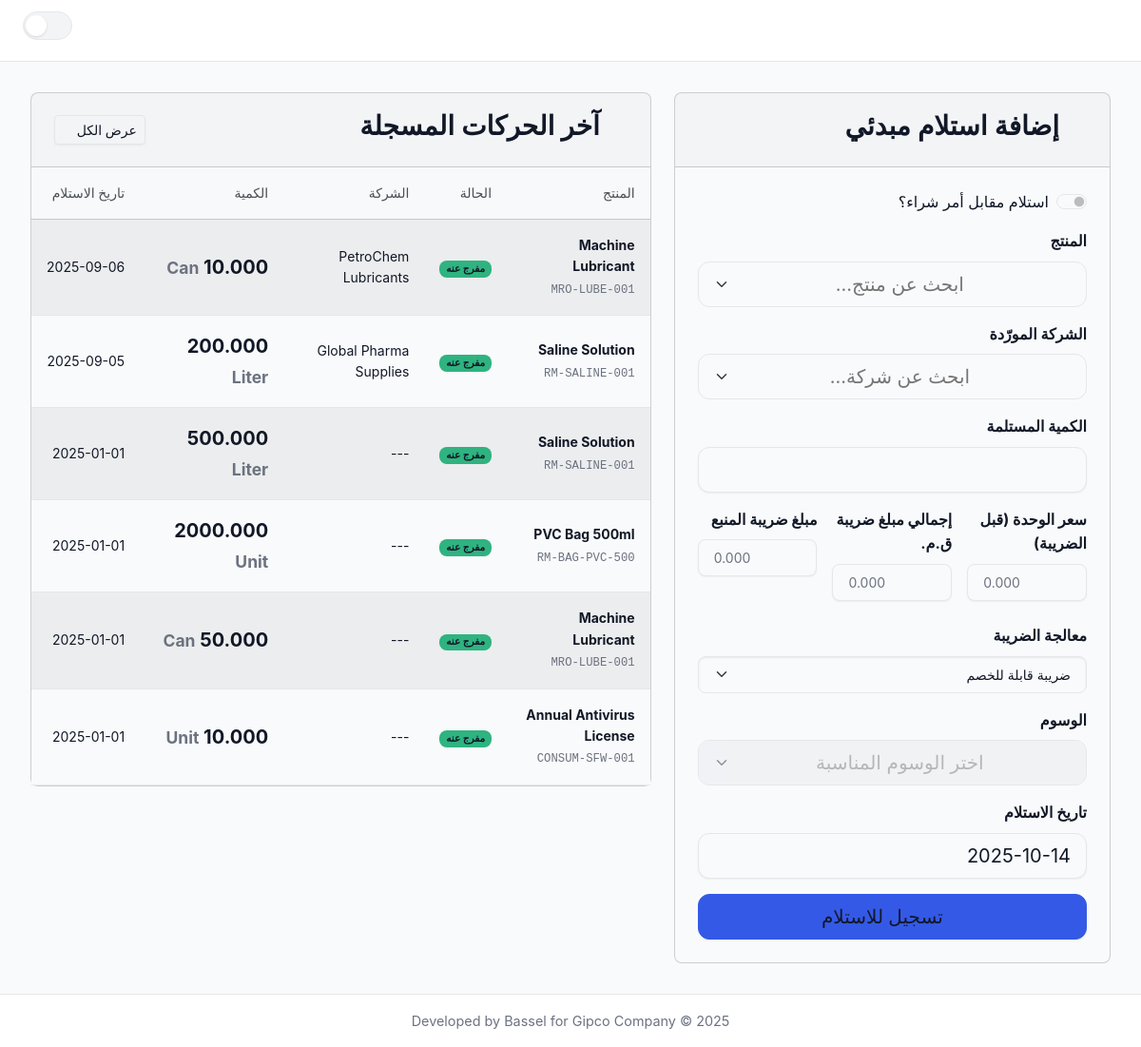
The page / on the database its author committed.
### inventory/models/operational.py (models this page shows, shortened)
class InventoryLog(models.Model):
    class Status(models.TextChoices):
        QUARANTINED = 'quarantined', _('تحت الفحص')
        RELEASED = 'released', _('مفرج عنه')
        REJECTED = 'rejected', _('مرفوض')
        SCRAPPED = 'scrapped', _('خردة') # --- NEW STATUS ---
    class VatTreatment(models.TextChoices):
        RECOVERABLE = 'recoverable', _('ضريبة قابلة للخصم')
        CAPITALIZED = 'capitalized', _('تضاف للتكلفة')
    product = models.ForeignKey(
        Product,
        on_delete=models.CASCADE,
        related_name='inventory_logs',
        verbose_name=_("Product")
    )
    company = models.ForeignKey(
        Company,
        on_delete=models.SET_NULL,
        null=True,
        blank=True,
        related_name='inventory_logs',
        verbose_name=_("Company")
    )
    quantity = models.FloatField(verbose_name=_("Quantity"))
    timestamp = models.DateTimeField(verbose_name=_("Timestamp"))
    qc_no = models.CharField(
        max_length=100,
        null=True,
        blank=True,
        verbose_name=_("QC Number")
    )
    status = models.CharField(
        max_length=20,
        choices=Status.choices,
        default=Status.QUARANTINED,
        verbose_name=_("Status")
    )
    release_timestamp = models.DateTimeField(
        null=True,
        blank=True,
        verbose_name=_("Release Timestamp")
    )
    po_item = models.ForeignKey(
        'PurchaseOrderItem',
        on_delete=models.SET_NULL,
        null=True,
        blank=True,
        related_name='receipts',
        verbose_name=_("Purchase Order Item")
    )
    tags = models.ManyToManyField(
        'ProductTag',
        blank=True,
        verbose_name=_("Tags"),
        related_name='inventory_logs'
    )
    base_unit_price = models.DecimalField(
        max_digits=12, decimal_places=3, default=Decimal('0.000'), verbose_name=_("Base Unit Price (before VAT)")
    )
    vat_amount = models.DecimalField(
        max_digits=12, decimal_places=3, default=Decimal('0.000'), verbose_name=_("VAT Amount")
    )
    vat_treatment = models.CharField(
        max_length=20,
        choices=VatTreatment.choices,
        default=VatTreatment.RECOVERABLE,
        verbose_name=_("VAT Treatment")
    )
    withholding_tax_amount = models.DecimalField(
        max_digits=12, decimal_places=3, default=Decimal('0.000'), verbose_name=_("Withholding Tax Amount")
    )
    class Meta:
        db_table = 'inventory_log'
        verbose_name = _("Inventory Log")
        verbose_name_plural = _("Inventory Logs")
        ordering = ['-timestamp']
    employee = models.ForeignKey(
        'Employee',
        on_delete=models.PROTECT,
        null=True,
        blank=True,
        related_name='inventory_receipts',
        verbose_name=_("Responsible Employee")
    )

class Product(models.Model):
    class ProductType(models.TextChoices):
        RAW_MATERIAL = 'RAW_MATERIAL', _('Raw Material')
        PACKAGING = 'PACKAGING', _('Packaging')
        FINAL_PRODUCT = 'FINAL_PRODUCT', _('Final Product')
        MRO = 'MRO', _('MRO (Maintenance, Repair, Operations)')
        CONSUMABLE = 'CONSUMABLE', _('Consumable')
    name = models.CharField(max_length=255, verbose_name=_("Product Name"))
    code = models.CharField(max_length=100, unique=True, verbose_name=_("Product Code"))
    product_type = models.CharField(
        max_length=50,
        choices=ProductType.choices,
        verbose_name=_("Product Type")
    )
    unit = models.CharField(max_length=50, verbose_name=_("Unit of Measurement"))
    tags = models.ManyToManyField('ProductTag', blank=True, verbose_name=_("Tags"))
    moving_average_cost = models.DecimalField(
        max_digits=12, decimal_places=3, default=Decimal('0.000'), verbose_name=_("Moving Average Cost")
    )
    override_inventory_account = models.ForeignKey(
        'Account', on_delete=models.SET_NULL, null=True, blank=True,
        related_name='+', verbose_name=_("Override Inventory Account")
    )
    override_cogs_expense_account = models.ForeignKey(
        'Account', on_delete=models.SET_NULL, null=True, blank=True,
        related_name='+', verbose_name=_("Override COGS/Expense Account")
    )
    override_sales_revenue_account = models.ForeignKey(
        'Account', on_delete=models.SET_NULL, null=True, blank=True,
        related_name='+', verbose_name=_("Override Sales Revenue Account")
    )
    is_amortizable = models.BooleanField(
        default=False,
        verbose_name=_("Is Amortizable"),
        help_text=_("If checked, consuming this item will create a prepaid asset to be amortized over time.")
    )
    class Meta:
        db_table = 'products'
        verbose_name = _("Product")
        verbose_name_plural = _("Products")
        ordering = ['name']

class Company(models.Model):
    name = models.CharField(max_length=255, unique=True, verbose_name=_("Company Name"))
    class Meta:
        db_table = 'companies'
        verbose_name = _("Company")
        verbose_name_plural = _("Companies")
        ordering = ['name']

### inventory/views/dashboard.py (the view, shortened to what this page needs)
# urls.py: path('', index, name='index'),
def index(request: HttpRequest) -> HttpResponse:
    prefill_data_json = None
    po_item_id_to_prefill = request.GET.get('po_item_id')
    context = {
        'active_page': 'index',
        'logs': InventoryLog.objects.select_related('product', 'company').all()[:15],
        'all_products': Product.objects.filter(~Q(product_type=Product.ProductType.FINAL_PRODUCT)),
        'all_companies': Company.objects.all(),
        'today_date': timezone.now().strftime('%Y-%m-%d'),
        'all_tags': ProductTag.objects.all(),
        'prefill_data_json': prefill_data_json,
        'vat_treatment_choices': InventoryLog.VatTreatment.choices,
        'employees': Employee.objects.filter(is_active=True), # NEW
    }
    if 'X-Partial-Request' in request.headers:
        return render(request, 'inventory/partials/dashboard_content.html', context)
    return render(request, 'inventory/dashboard.html', context)

### inventory/templates/inventory/dashboard.html
{% extends "inventory/layout.html" %}
{% load static %}
{% block content %}
  {% include "inventory/partials/dashboard_content.html" %}
{% endblock content %}

### inventory/templates/inventory/partials/dashboard_content.html (shortened to what this page needs)
{% load static %}
<div class="row g-4">
  <div class="col-lg-5">
    <div class="card">
      <div class="card-header">
        <h3><i class="bi bi-plus-circle-fill"></i> إضافة استلام مبدئي</h3>
      </div>
      <div class="card-body p-4">
        <form method="post" action="{% url 'inventory:index' %}" id="add-log-form">
          <div class="form-check form-switch mb-3">
              <input class="form-check-input" type="checkbox" role="switch" id="receiveAgainstPoCheck">
              <label class="form-check-label" for="receiveAgainstPoCheck">
                استلام مقابل أمر شراء؟
              </label>
          </div>
          <div class="mb-3">
            <label for="product_id" class="form-label fw-bold">المنتج</label>
          </div>
          <div class="mb-3">
            <label for="company_id" class="form-label fw-bold"
              >الشركة المورّدة</label
            >
          </div>
          <div class="row g-3">
            <div class="col-12 mb-3">
              <label for="quantity" class="form-label fw-bold">الكمية المستلمة</label>
              <input
                type="number" step="any" class="form-control form-control-lg"
                id="quantity" name="quantity" required />
            </div>
          </div>
          <div id="manual-price-container" class="mb-3">
              <div class="row g-3">
                  <div class="col-md-4">
                      <label for="base_unit_price" class="form-label fw-bold">سعر الوحدة (قبل الضريبة)</label>
                      <input type="number" step="0.001" class="form-control" id="base_unit_price" name="base_unit_price" placeholder="0.000" required/>
                  </div>
                  <div class="col-md-4">
                      <label for="vat_amount" class="form-label fw-bold">إجمالي مبلغ ضريبة ق.م.</label>
                      <input type="number" step="0.001" class="form-control" id="vat_amount" name="vat_amount" placeholder="0.000" required/>
                  </div>
                  <div class="col-md-4">
                      <label for="withholding_tax_amount" class="form-label fw-bold">مبلغ ضريبة المنبع</label>
                      <input type="number" step="0.001" class="form-control" id="withholding_tax_amount" name="withholding_tax_amount" placeholder="0.000"/>
                  </div>
              </div>
              <div class="row g-3 mt-2">
                  <div class="col-md-12">
                      <label for="vat_treatment" class="form-label fw-bold">معالجة الضريبة</label>
                      <select class="form-select" id="vat_treatment" name="vat_treatment">
                          {% for value, display in vat_treatment_choices %}
                          <option value="{{ value }}">{{ display }}</option>
                          {% endfor %}
                      </select>
                  </div>
              </div>
          </div>
          <div class="mb-3">
            <label for="tags" class="form-label fw-bold">الوسوم</label>
          </div>
          <div class="mb-3">
            <label for="entry_date" class="form-label fw-bold">تاريخ الاستلام</label>
            <input
              type="text"
              class="form-control form-control-lg datepicker"
              id="entry_date"
              name="entry_date"
              value="{{ today_date }}"
              required
            />
          </div>
          <div class="d-grid mt-2">
            <button type="submit" class="btn btn-primary btn-lg">
              <i class="bi bi-check2-circle"></i> تسجيل للاستلام
            </button>
          </div>
        </form>
      </div>
    </div>
  </div>
  <div class="col-lg-7">
    <div class="card">
      <div
        class="card-header d-flex justify-content-between align-items-center"
      >
        <h3><i class="bi bi-clock-history"></i> آخر الحركات المسجلة</h3>
        <a
          href="{% url 'inventory:records' %}"
          class="btn btn-sm btn-outline-secondary"
          >عرض الكل <i class="bi bi-arrow-left-circle"></i
        ></a>
      </div>
      <div class="card-body p-0">
        {% if not logs %}
        <div class="p-4 text-center text-muted">
          <i class="bi bi-info-circle fs-3"></i>
          <p class="mt-2 mb-0">لا توجد حركات مسجلة بعد.</p>
        </div>
        {% else %}
        <div class="table-responsive">
          <table class="table table-striped table-hover mb-0 align-middle">
            <thead class="table-light">
              <tr>
                <th class="ps-3">المنتج</th>
                <th>الحالة</th>
                <th>الشركة</th>
                <th>الكمية</th>
                <th>تاريخ الاستلام</th>
              </tr>
            </thead>
            <tbody>
              {% for log in logs %}
              <tr>
                <td class="ps-3">
                  <strong>{{ log.product.name }}</strong><br /><small
                    class="text-muted font-monospace"
                    >{{ log.product.code }}</small
                  >
                </td>
                <td>
                    {% if log.status == 'quarantined' %}
                        <span class="badge text-bg-warning">{{ log.get_status_display }}</span>
                    {% elif log.status == 'released' %}
                        <span class="badge text-bg-success">{{ log.get_status_display }}</span>
                    {% else %}
                        <span class="badge text-bg-danger">{{ log.get_status_display }}</span>
                    {% endif %}
                </td>
                <td>{% if log.company %}{{ log.company.name }}{% else %}---{% endif %}</td>
                <td class="fw-bold fs-5">
                  {{ log.quantity|floatformat:3 }}
                  <small class="text-muted">{{ log.product.unit }}</small>
                </td>
                <td class="text-nowrap">
                  {{ log.timestamp|date:"Y-m-d" }}
                </td>
              </tr>
              {% endfor %}
            </tbody>
          </table>
        </div>
        {% endif %}
      </div>
    </div>
  </div>
</div>

### rows shown on the page
InventoryLog: product.name "Machine Lubricant", product.code "MRO-LUBE-001", status "مفرج عنه", company.name "PetroChem Lubricants", quantity "10.000", product.unit "Can", timestamp "2025-09-06"
InventoryLog: product.name "Saline Solution", product.code "RM-SALINE-001", status "مفرج عنه", company.name "Global Pharma Supplies", quantity "200.000", product.unit "Liter", timestamp "2025-09-05"
InventoryLog: product.name "Saline Solution", product.code "RM-SALINE-001", status "مفرج عنه", quantity "500.000", product.unit "Liter", timestamp "2025-01-01"
InventoryLog: product.name "PVC Bag 500ml", product.code "RM-BAG-PVC-500", status "مفرج عنه", quantity "2000.000", product.unit "Unit", timestamp "2025-01-01"
InventoryLog: product.name "Machine Lubricant", product.code "MRO-LUBE-001", status "مفرج عنه", product.unit "Can", timestamp "2025-01-01"
InventoryLog: product.name "Annual Antivirus License", product.code "CONSUM-SFW-001", status "مفرج عنه", quantity "10.000", product.unit "Unit", timestamp "2025-01-01"

### other values the page prints
form field vat_treatment "ضريبة قابلة للخصم"
